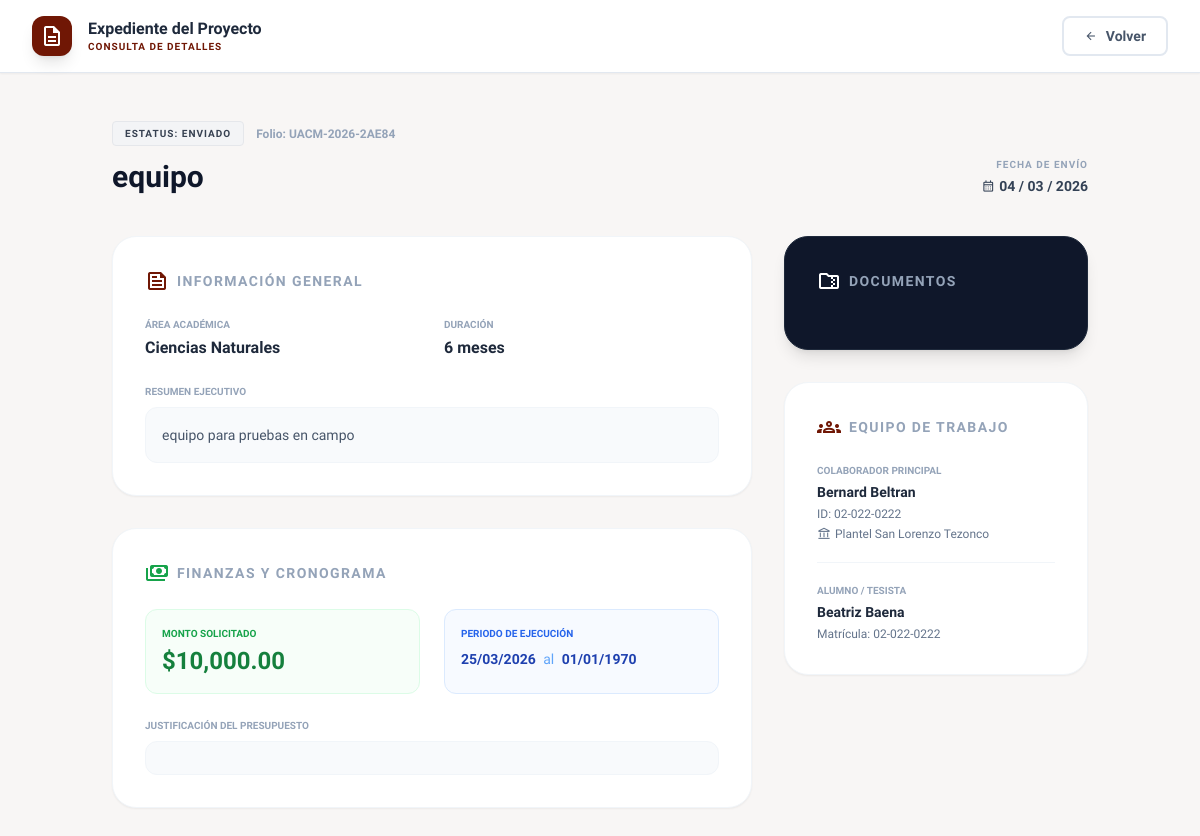
The app's page /frontend/ver-detalle.php?id=1 (signed in) with its own data.
### tables this page shows
CREATE TABLE `proyectos` (
  `id` int NOT NULL AUTO_INCREMENT,
  `folio` varchar(20) NOT NULL,
  `usuario_id` int NOT NULL,
  `evaluador_id` int DEFAULT NULL,
  `titulo` text NOT NULL,
  `area` varchar(100) DEFAULT NULL,
  `duracion` varchar(50) DEFAULT NULL,
  `resumen` text,
  `colaborador_nombre` varchar(255) DEFAULT NULL,
  `colaborador_id` varchar(50) DEFAULT NULL,
  `colaborador_adscripcion` varchar(255) DEFAULT NULL,
  `alumno_nombre` varchar(255) DEFAULT NULL,
  `alumno_matricula` varchar(50) DEFAULT NULL,
  `monto` decimal(10,2) DEFAULT '0.00',
  `justificacion_gasto` text,
  `fecha_inicio` date DEFAULT NULL,
  `fecha_termino` date DEFAULT NULL,
  `estatus` varchar(50) DEFAULT 'Enviado',
  `calidad_academica` int DEFAULT '0',
  `viabilidad_tecnica` int DEFAULT '0',
  `observaciones` text,
  `fecha_creacion` timestamp NULL DEFAULT CURRENT_TIMESTAMP,
  `ruta_formato1` varchar(255) DEFAULT NULL,
  `ruta_formato2` varchar(255) DEFAULT NULL,
  `ruta_formato3` varchar(255) DEFAULT NULL,
  `justificacion` text,
  `fecha_fin` date DEFAULT NULL,
  `convocatoria_id` int DEFAULT NULL,
  PRIMARY KEY (`id`),
  UNIQUE KEY `folio` (`folio`),
  KEY `usuario_id` (`usuario_id`),
  KEY `fk_evaluador_asignado` (`evaluador_id`),
  CONSTRAINT `fk_evaluador_asignado` FOREIGN KEY (`evaluador_id`) REFERENCES `usuarios` (`id`) ON DELETE SET NULL,
  CONSTRAINT `proyectos_ibfk_1` FOREIGN KEY (`usuario_id`) REFERENCES `usuarios` (`id`) ON DELETE CASCADE
);

### frontend/ver-detalle.php (the view, shortened to what this page needs)
<?php
require_once 'conexion.php';
$user_id = $_SESSION['user_id'];
$rol = $_SESSION['rol'];
$proyecto_id = isset($_GET['id']) ? intval($_GET['id']) : 0;
try {
    if ($rol === 'investigador') {
        $sql = "SELECT * FROM proyectos WHERE id = ? AND usuario_id = ?";
        $stmt = $pdo->prepare($sql);
        $stmt->execute([$proyecto_id, $user_id]);
    } else {
        $sql = "SELECT * FROM proyectos WHERE id = ?";
        $stmt = $pdo->prepare($sql);
        $stmt->execute([$proyecto_id]);
    }
    $proyecto = $stmt->fetch(PDO::FETCH_ASSOC);
} catch (PDOException $e) {
    die("Error en la base de datos: " . $e->getMessage());
}
function colorEstatus($estatus) {
    switch ($estatus) {
        default: return 'bg-gray-100 text-gray-700 border-gray-200';
    }
}
?>
<!DOCTYPE html>
<html lang="es">
<head>
    <script src="https://cdn.tailwindcss.com?plugins=forms,container-queries"></script>
    <script id="tailwind-config">
        tailwind.config = {
            darkMode: "class",
            theme: {
                extend: {
                    colors: { "primary": "#701705", "background-light": "#f8f6f5" },
                    fontFamily: { "display": ["Lexend", "sans-serif"] },
                },
            },
        }
    </script>
</head>
<body class="bg-background-light font-display text-slate-800 pb-20">
    <header class="bg-white border-b border-slate-200 px-8 py-4 flex items-center justify-between sticky top-0 z-50 shadow-sm">
        <div class="flex items-center gap-4">
            <div class="size-10 bg-primary text-white flex items-center justify-center rounded-xl shadow-lg">
                <span class="material-symbols-outlined">description</span>
            </div>
            <div>
                <h2 class="font-bold text-slate-800 leading-tight">Expediente del Proyecto</h2>
                <p class="text-[10px] font-black uppercase tracking-widest text-primary">Consulta de Detalles</p>
            </div>
        </div>
        <div class="flex gap-4">
            <?php
                $ruta_volver = 'dashboard.php';
                if ($rol === 'admin') $ruta_volver = 'admin-proyectos.php';
            ?>
            <a href="<?php echo $ruta_volver; ?>" class="flex items-center gap-2 px-5 py-2 border-2 border-slate-200 text-slate-600 rounded-lg hover:bg-slate-50 transition-all font-bold text-sm">
                <span class="material-symbols-outlined text-sm">arrow_back</span> Volver
            </a>
        </div>
    </header>
    <main class="max-w-5xl mx-auto px-6 py-12">
        <div class="mb-10 flex flex-col md:flex-row md:items-end justify-between gap-6">
            <div>
                <div class="flex items-center gap-3 mb-3">
                    <span class="px-3 py-1 rounded border text-[10px] font-black uppercase tracking-widest <?php echo colorEstatus($proyecto['estatus']); ?>">
                        ESTATUS: <?php echo htmlspecialchars($proyecto['estatus']); ?>
                    </span>
                    <span class="text-xs font-bold text-slate-400">Folio: <?php echo htmlspecialchars($proyecto['folio']); ?></span>
                </div>
                <h1 class="text-3xl font-black text-slate-900 leading-tight"><?php echo htmlspecialchars($proyecto['titulo']); ?></h1>
            </div>
            <div class="text-right">
                <p class="text-[10px] font-bold text-slate-400 uppercase tracking-widest mb-1">Fecha de Envío</p>
                <p class="text-sm font-bold text-slate-700 flex items-center gap-1 justify-end">
                    <span class="material-symbols-outlined text-sm">calendar_month</span>
                    <?php echo date('d / m / Y', strtotime($proyecto['fecha_creacion'])); ?>
                </p>
            </div>
        </div>
        <div class="grid grid-cols-1 lg:grid-cols-3 gap-8">
            <div class="lg:col-span-2 space-y-8">
                <div class="bg-white p-8 rounded-3xl shadow-sm border border-slate-100">
                    <h3 class="text-sm font-black text-slate-400 uppercase tracking-widest mb-6 flex items-center gap-2">
                        <span class="material-symbols-outlined text-primary">feed</span> Información General
                    </h3>
                    <div class="grid grid-cols-2 gap-6 mb-6">
                        <div>
                            <p class="text-[10px] font-bold text-slate-400 uppercase mb-1">Área Académica</p>
                            <p class="font-semibold text-slate-800"><?php echo htmlspecialchars($proyecto['area']); ?></p>
                        </div>
                        <div>
                            <p class="text-[10px] font-bold text-slate-400 uppercase mb-1">Duración</p>
                            <p class="font-semibold text-slate-800"><?php echo htmlspecialchars($proyecto['duracion']); ?> </p>
                        </div>
                    </div>
                    <div>
                        <p class="text-[10px] font-bold text-slate-400 uppercase mb-2">Resumen Ejecutivo</p>
                        <p class="text-sm text-slate-600 leading-relaxed bg-slate-50 p-4 rounded-xl border border-slate-100">
                            <?php echo nl2br(htmlspecialchars($proyecto['resumen'])); ?>
                        </p>
                    </div>
                </div>
                <div class="bg-white p-8 rounded-3xl shadow-sm border border-slate-100">
                    <h3 class="text-sm font-black text-slate-400 uppercase tracking-widest mb-6 flex items-center gap-2">
                        <span class="material-symbols-outlined text-green-600">payments</span> Finanzas y Cronograma
                    </h3>
                    <div class="grid grid-cols-2 gap-6 mb-6">
                        <div class="bg-green-50/50 p-4 rounded-xl border border-green-100">
                            <p class="text-[10px] font-bold text-green-600 uppercase mb-1">Monto Solicitado</p>
                            <p class="text-2xl font-black text-green-700">$<?php echo number_format($proyecto['monto'], 2); ?></p>
                        </div>
                        <div class="bg-blue-50/50 p-4 rounded-xl border border-blue-100">
                            <p class="text-[10px] font-bold text-blue-600 uppercase mb-1">Periodo de Ejecución</p>
                            <p class="text-sm font-bold text-blue-800 mt-2">
                                <?php echo date('d/m/Y', strtotime($proyecto['fecha_inicio'])); ?> <span class="text-blue-400 font-normal mx-1">al</span> <?php echo date('d/m/Y', strtotime($proyecto['fecha_fin'])); ?>
                            </p>
                        </div>
                    </div>
                    <div>
                        <p class="text-[10px] font-bold text-slate-400 uppercase mb-2">Justificación del Presupuesto</p>
                        <p class="text-sm text-slate-600 leading-relaxed bg-slate-50 p-4 rounded-xl border border-slate-100">
                        </p>
                    </div>
                </div>
            </div>
            <div class="space-y-8">
                <div class="bg-slate-900 p-8 rounded-3xl shadow-lg border border-slate-800">
                    <h3 class="text-sm font-black text-slate-400 uppercase tracking-widest mb-6 flex items-center gap-2">
                        <span class="material-symbols-outlined text-white">folder_zip</span> Documentos
                    </h3>
                </div>
                <div class="bg-white p-8 rounded-3xl shadow-sm border border-slate-100">
                    <h3 class="text-sm font-black text-slate-400 uppercase tracking-widest mb-6 flex items-center gap-2">
                        <span class="material-symbols-outlined text-primary">groups</span> Equipo de Trabajo
                    </h3>
                    <?php if(!empty($proyecto['colaborador_nombre'])): ?>
                        <div class="mb-5 pb-5 border-b border-slate-100">
                            <p class="text-[10px] font-bold text-slate-400 uppercase mb-1">Colaborador Principal</p>
                            <p class="font-bold text-slate-800 text-sm mb-1"><?php echo htmlspecialchars($proyecto['colaborador_nombre']); ?></p>
                            <p class="text-xs text-slate-500">ID: <?php echo htmlspecialchars($proyecto['colaborador_id']); ?></p>
                            <p class="text-xs text-slate-500 mt-1 flex items-center gap-1"><span class="material-symbols-outlined text-[14px]">account_balance</span> <?php echo htmlspecialchars($proyecto['colaborador_adscripcion']); ?></p>
                        </div>
                    <?php endif; ?>
                    <?php if(!empty($proyecto['alumno_nombre'])): ?>
                        <div>
                            <p class="text-[10px] font-bold text-slate-400 uppercase mb-1">Alumno / Tesista</p>
                            <p class="font-bold text-slate-800 text-sm mb-1"><?php echo htmlspecialchars($proyecto['alumno_nombre']); ?></p>
                            <p class="text-xs text-slate-500">Matrícula: <?php echo htmlspecialchars($proyecto['alumno_matricula']); ?></p>
                        </div>
                    <?php endif; ?>
                </div>
            </div>
        </div>
    </main>
</body>
</html>

### records on screen
proyectos: estatus "ENVIADO", folio "UACM-2026-2AE84", titulo "equipo", fecha_creacion "04 / 03 / 2026", area "Ciencias Naturales", duracion "6 meses", resumen "equipo para pruebas en campo", monto "10,000.00", fecha_inicio "25/03/2026", fecha_fin "01/01/1970", colaborador_nombre "Bernard Beltran", colaborador "02-022-0222", colaborador_adscripcion "Plantel San Lorenzo Tezonco", alumno_nombre "Beatriz Baena", alumno_matricula "02-022-0222"
